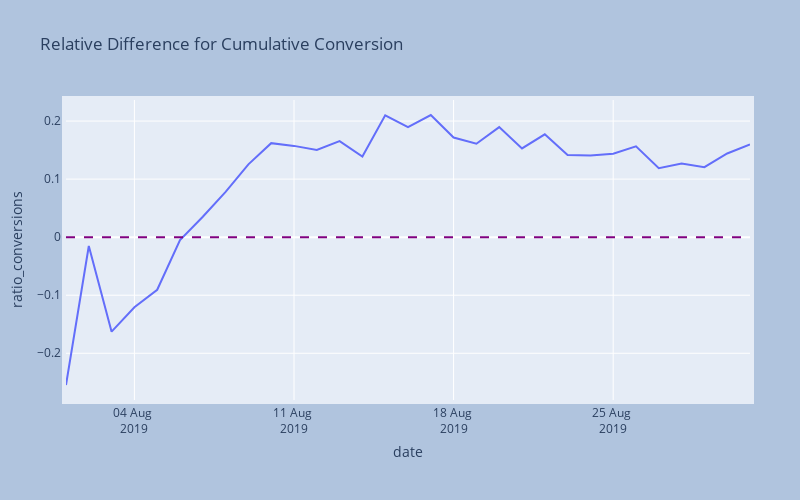

This figure's notebook cell:
### Code cell
# merge cumulative conversions
mergedCumulativeConversions = cumulativeDataA[['date','conversion']].merge(cumulativeDataB[['date','conversion']], left_on = 'date', right_on = 'date', how = 'left', suffixes = ['A', 'B'])
mergedCumulativeConversions['ratio_conversions'] = mergedCumulativeConversions['conversionB'] / mergedCumulativeConversions['conversionA'] - 1
# plot a relative difference graph for the cumulative conversion rates
fig = px.line(mergedCumulativeConversions,
              x = 'date',
              y = 'ratio_conversions',
              title = 'Relative Difference for Cumulative Conversion')
#adding reference line
fig.add_hline(y = 0,
              line_dash = 'dash',
              line_color = 'purple')
fig.update_layout(autosize = False, width = 800, height = 500, margin = dict(
        l = 50, r = 50, b = 100, t = 100, pad = 4), paper_bgcolor = 'LightSteelBlue',
                  xaxis_tickformat = '%d %b <br>%Y')
fig.show()

### Figure 1 — Plotly figure (JSON) as saved in the notebook; plotly's stock layout.template omitted (floating-point values rounded to 4 significant figures)
{"data": [{"hovertemplate": "date=%{x}<br>ratio_conversions=%{y}<extra></extra>", "legendgroup": "", "line": {"color": "#636efa", "dash": "solid"}, "marker": {"symbol": "circle"}, "mode": "lines", "name": "", "orientation": "v", "showlegend": false, "type": "scatter", "x": ["2019-08-01T00:00:00", "2019-08-02T00:00:00", "2019-08-03T00:00:00", "2019-08-04T00:00:00", "2019-08-05T00:00:00", "2019-08-06T00:00:00", "2019-08-07T00:00:00", "2019-08-08T00:00:00", "2019-08-09T00:00:00", "2019-08-10T00:00:00", "2019-08-11T00:00:00", "2019-08-12T00:00:00", "2019-08-13T00:00:00", "2019-08-14T00:00:00", "2019-08-15T00:00:00", "2019-08-16T00:00:00", "2019-08-17T00:00:00", "2019-08-18T00:00:00", "2019-08-19T00:00:00", "2019-08-20T00:00:00", "2019-08-21T00:00:00", "2019-08-22T00:00:00", "2019-08-23T00:00:00", "2019-08-24T00:00:00", "2019-08-25T00:00:00", "2019-08-26T00:00:00", "2019-08-27T00:00:00", "2019-08-28T00:00:00", "2019-08-29T00:00:00", "2019-08-30T00:00:00", "2019-08-31T00:00:00"], "xaxis": "x", "y": [-0.2546, -0.01524, -0.1628, -0.1207, -0.09059, -0.00506, 0.03511, 0.07814, 0.1255, 0.1619, 0.1572, 0.1502, 0.1654, 0.1388, 0.2099, 0.1894, 0.2104, 0.1716, 0.161, 0.1896, 0.1529, 0.1772, 0.1415, 0.1405, 0.1438, 0.1565, 0.1188, 0.1268, 0.1205, 0.1441, 0.1598], "yaxis": "y"}], "layout": {"autosize": false, "height": 500, "legend": {"tracegroupgap": 0}, "margin": {"b": 100, "l": 50, "pad": 4, "r": 50, "t": 100}, "paper_bgcolor": "LightSteelBlue", "shapes": [{"line": {"color": "purple", "dash": "dash"}, "type": "line", "x0": 0, "x1": 1, "xref": "x domain", "y0": 0, "y1": 0, "yref": "y"}], "title": {"text": "Relative Difference for Cumulative Conversion"}, "width": 800, "xaxis": {"anchor": "y", "domain": [0, 1], "tickformat": "%d %b <br>%Y", "title": {"text": "date"}}, "yaxis": {"anchor": "x", "domain": [0, 1], "title": {"text": "ratio_conversions"}}}}
